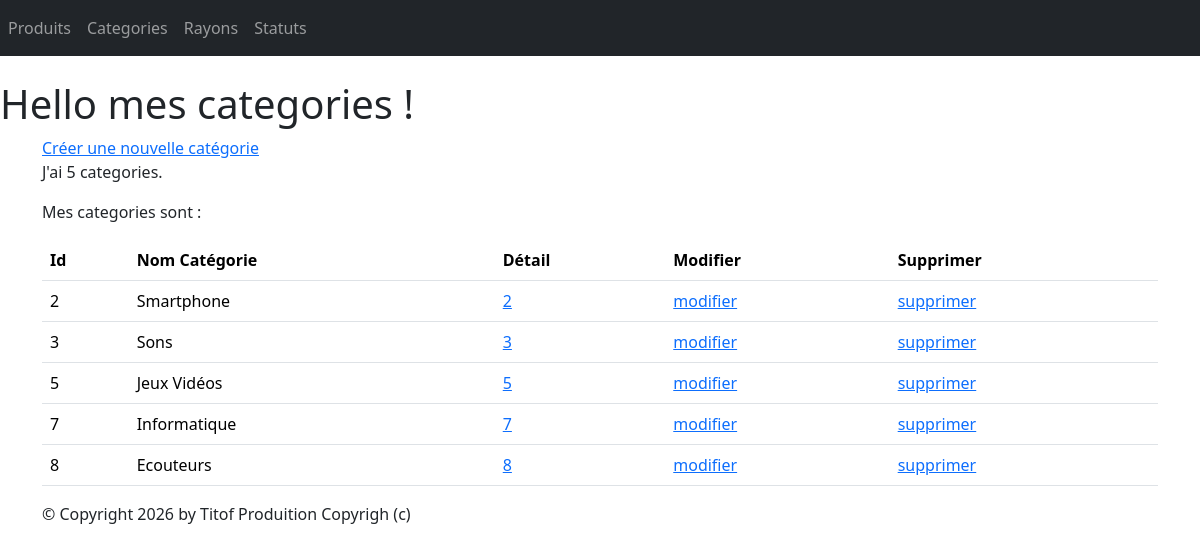
Page /monApp/categories/ on the earlier database version.
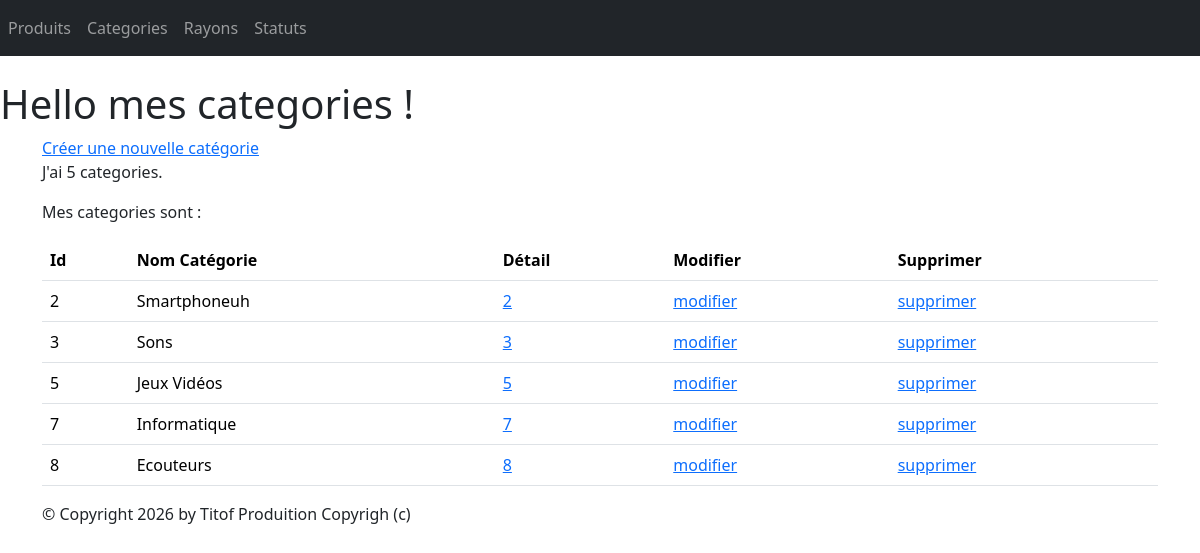
Same page on the later database version.
### monApp/models.py (models this page shows, shortened)
class Categorie(models.Model):
    idCat = models.AutoField(primary_key=True)
    nomCat = models.CharField(max_length=100)

### monApp/views.py (the view)
# urls.py: path("categories/", views.CategorieListView.as_view(), name="ListeCategories"),
class CategorieListView(ListView):
    model = Categorie
    template_name = "monApp/ListCategories.html"
    context_object_name = "categories"
    def get_context_data(self, **kwargs):
        context = super(CategorieListView, self).get_context_data(**kwargs)
        context['titremenu'] = "Liste de mes Categories !"
        return context

### monApp/templates/monApp/ListCategories.html
{% extends 'monApp/base.html' %}
    {% block menu %}
        <h1>Hello mes categories !</h1>
    {% endblock %}
    {% block contenu %}
        <a href="{% url 'creationCategorie' %}">Créer une nouvelle catégorie</a>
        <p>J'ai {{ categories | length }} categories.</p>
        <p>Mes categories sont :</p>
        <table class="table">
        <thead>
        <th>Id</th>
        <th>Nom Catégorie</th>
        <th>Détail</th>
        <th>Modifier</th>
        <th>Supprimer</th>
        </thead>
        <tbody>
        {% for cate in categories %}
        <tr>
        <td>{{ cate.idCat }} </td>
        <td>{{ cate.nomCat }} </td>
        <td><a href="{% url 'detailCategorie' cate.idCat %}">{{ cate.idCat }}</a></td>
        <td><a href="{% url 'modificationCategorie' cate.idCat %}">modifier</a></td>
        <td><a href="{% url 'suppressionCategorie' cate.idCat %}">supprimer</a></td>
        </tr>
        {% endfor %}
        </tbody>
        </table>
{% endblock %}

Differences in the rows shown:
changed Categorie id 2: nomCat "Smartphone" → "Smartphoneuh"
